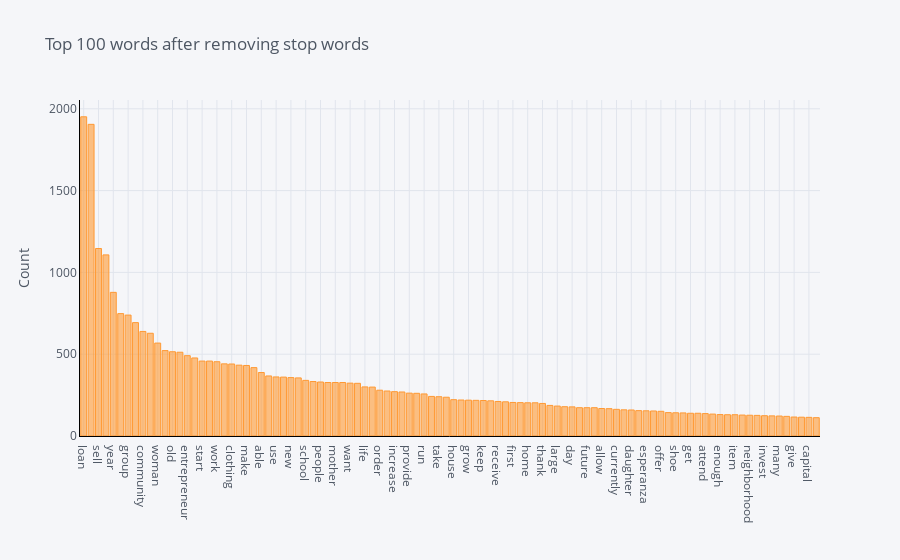

Notebook source saved alongside this figure:
### Markdown cell above
# 4. Analyze Trained Model

### Code cell
plot_model()

### Figure 1 — Plotly figure (JSON) as saved in the notebook; plotly's stock layout.template omitted (floating-point values rounded to 4 significant figures)
{"data": [{"marker": {"color": "rgba(255, 153, 51, 0.6)", "line": {"color": "rgba(255, 153, 51, 1.0)", "width": 1}}, "name": "count", "orientation": "v", "text": "", "type": "bar", "x": ["loan", "business", "sell", "child", "year", "small", "group", "buy", "community", "live", "woman", "family", "old", "store", "entrepreneur", "hope", "start", "support", "work", "good", "clothing", "product", "make", "help", "able", "member", "use", "go", "new", "say", "school", "purchase", "people", "also", "mother", "well", "want", "husband", "life", "customer", "order", "hard", "increase", "income", "provide", "request", "run", "money", "take", "food", "house", "need", "grow", "operate", "keep", "age", "receive", "continue", "first", "plan", "home", "time", "thank", "explain", "large", "improve", "day", "expand", "future", "dream", "allow", "clothe", "currently", "education", "daughter", "profit", "esperanza", "young", "offer", "together", "shoe", "son", "get", "ago", "attend", "inventory", "enough", "pay", "item", "sale", "neighborhood", "lot", "invest", "grocery", "many", "santo_domingo", "give", "boy", "capital", "single"], "y": [1951, 1905, 1146, 1107, 878, 748, 739, 693, 639, 628, 568, 522, 515, 512, 491, 477, 458, 458, 454, 441, 440, 433, 431, 418, 388, 367, 361, 360, 357, 355, 340, 333, 330, 327, 327, 327, 323, 322, 300, 299, 280, 275, 271, 269, 262, 261, 257, 242, 240, 237, 222, 220, 219, 218, 217, 215, 211, 209, 205, 204, 203, 203, 199, 187, 183, 179, 178, 173, 173, 173, 168, 167, 163, 160, 159, 155, 154, 153, 151, 143, 142, 141, 139, 139, 137, 134, 131, 130, 130, 128, 127, 126, 124, 123, 122, 120, 116, 115, 114, 112]}], "layout": {"legend": {"bgcolor": "#F5F6F9", "font": {"color": "#4D5663"}}, "paper_bgcolor": "#F5F6F9", "plot_bgcolor": "#F5F6F9", "title": {"font": {"color": "#4D5663"}, "text": "Top 100 words after removing stop words"}, "xaxis": {"gridcolor": "#E1E5ED", "linecolor": "black", "showgrid": true, "tickfont": {"color": "#4D5663"}, "title": {"font": {"color": "#4D5663"}, "text": ""}, "zerolinecolor": "#E1E5ED"}, "yaxis": {"gridcolor": "#E1E5ED", "linecolor": "black", "showgrid": true, "tickfont": {"color": "#4D5663"}, "title": {"font": {"color": "#4D5663"}, "text": "Count"}, "zerolinecolor": "#E1E5ED"}}}
